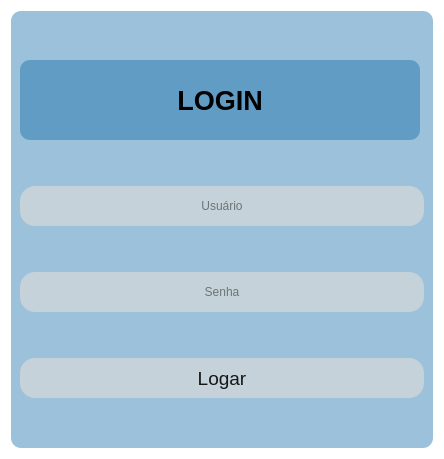
<?xml version="1.0" encoding="UTF-8"?>
<ui version="4.0">
 <class>login</class>
 <widget class="QWidget" name="login">
  <property name="geometry">
   <rect>
    <x>0</x>
    <y>0</y>
    <width>444</width>
    <height>459</height>
   </rect>
  </property>
  <property name="sizePolicy">
   <sizepolicy hsizetype="Fixed" vsizetype="Fixed">
    <horstretch>0</horstretch>
    <verstretch>0</verstretch>
   </sizepolicy>
  </property>
  <property name="minimumSize">
   <size>
    <width>444</width>
    <height>459</height>
   </size>
  </property>
  <property name="maximumSize">
   <size>
    <width>444</width>
    <height>459</height>
   </size>
  </property>
  <property name="windowTitle">
   <string>Form</string>
  </property>
  <property name="styleSheet">
   <string notr="true">background-color: rgb(255, 255, 255);</string>
  </property>
  <layout class="QVBoxLayout" name="verticalLayout">
   <item>
    <widget class="QFrame" name="frame">
     <property name="styleSheet">
      <string notr="true">background-color: rgba(7, 99, 164, 0.4);
border-radius: 10px;</string>
     </property>
     <property name="frameShape">
      <enum>QFrame::StyledPanel</enum>
     </property>
     <property name="frameShadow">
      <enum>QFrame::Raised</enum>
     </property>
     <layout class="QVBoxLayout" name="verticalLayout_2">
      <item>
       <widget class="QLabel" name="label">
        <property name="sizePolicy">
         <sizepolicy hsizetype="Fixed" vsizetype="Fixed">
          <horstretch>0</horstretch>
          <verstretch>0</verstretch>
         </sizepolicy>
        </property>
        <property name="minimumSize">
         <size>
          <width>400</width>
          <height>80</height>
         </size>
        </property>
        <property name="maximumSize">
         <size>
          <width>400</width>
          <height>80</height>
         </size>
        </property>
        <property name="font">
         <font>
          <family>Arial</family>
          <pointsize>20</pointsize>
          <weight>75</weight>
          <bold>true</bold>
         </font>
        </property>
        <property name="styleSheet">
         <string notr="true"/>
        </property>
        <property name="text">
         <string>LOGIN</string>
        </property>
        <property name="scaledContents">
         <bool>true</bool>
        </property>
        <property name="alignment">
         <set>Qt::AlignCenter</set>
        </property>
       </widget>
      </item>
      <item>
       <widget class="QLineEdit" name="txt_usuario">
        <property name="minimumSize">
         <size>
          <width>0</width>
          <height>40</height>
         </size>
        </property>
        <property name="styleSheet">
         <string notr="true">color: rgb(22, 22, 22);
background-color: rgb(197, 210, 217);
border-top: None;
font: 75 14pt &quot;Arial&quot;;
border-left: None;
border-right: none;
border-radius: 15px;
</string>
        </property>
        <property name="alignment">
         <set>Qt::AlignCenter</set>
        </property>
        <property name="placeholderText">
         <string>Usuário</string>
        </property>
       </widget>
      </item>
      <item>
       <widget class="QLineEdit" name="txt_senha">
        <property name="minimumSize">
         <size>
          <width>0</width>
          <height>40</height>
         </size>
        </property>
        <property name="styleSheet">
         <string notr="true">color: rgb(22, 22, 22);
background-color: rgb(197, 210, 217);
border-top: None;
font: 75 14pt &quot;Arial&quot;;
border-left: None;
border-right: none;
border-radius: 15px;</string>
        </property>
        <property name="echoMode">
         <enum>QLineEdit::Password</enum>
        </property>
        <property name="alignment">
         <set>Qt::AlignCenter</set>
        </property>
        <property name="placeholderText">
         <string>Senha</string>
        </property>
       </widget>
      </item>
      <item>
       <widget class="QPushButton" name="btn_logar">
        <property name="enabled">
         <bool>true</bool>
        </property>
        <property name="minimumSize">
         <size>
          <width>0</width>
          <height>40</height>
         </size>
        </property>
        <property name="font">
         <font>
          <family>Arial</family>
          <pointsize>14</pointsize>
          <weight>9</weight>
          <italic>false</italic>
          <bold>false</bold>
         </font>
        </property>
        <property name="styleSheet">
         <string notr="true">QPushButton{
	color: rgb(22, 22, 22);
	background-color: rgb(197, 210, 217);
	font: 75 14pt &quot;Arial&quot;;
	border-radius: 15px;
}
QPushButton:hover{
	background-color: rgb(108, 156, 196);
	color: rgb(22, 22, 22);
}
</string>
        </property>
        <property name="text">
         <string>Logar</string>
        </property>
       </widget>
      </item>
     </layout>
    </widget>
   </item>
  </layout>
 </widget>
 <resources/>
 <connections/>
</ui>
